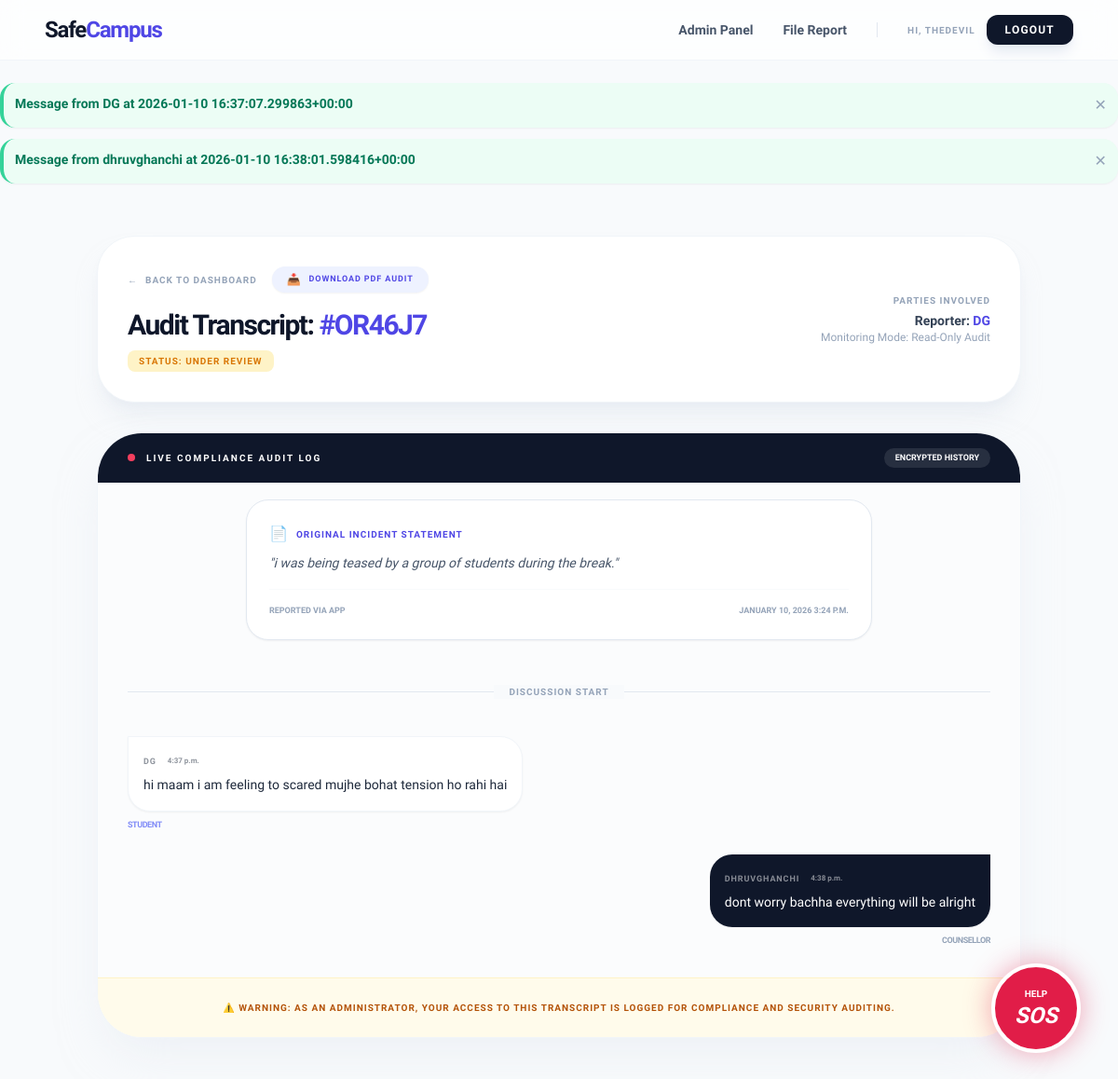
/admin-chat/4/ (signed in), run on an earlier commit of the app's database.
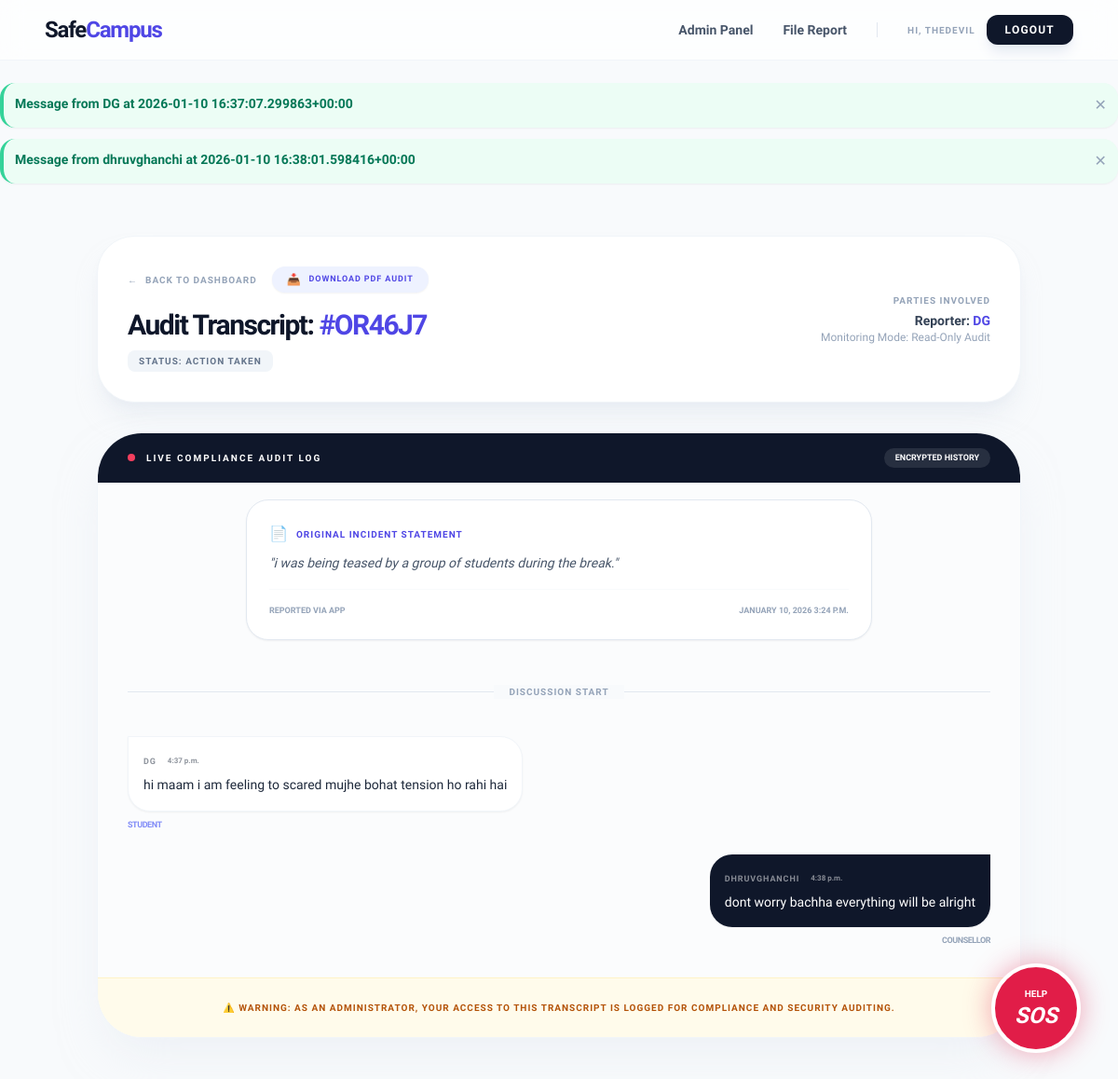
And on a later commit of the database.
### core/models.py (models this page shows, shortened)
class Incident(models.Model):
    STATUS_CHOICES = (
        ('New', 'New'),
        ('Under Review', 'Under Review'),
        ('Action Taken', 'Action Taken'),
        ('Resolved', 'Resolved'),
    )
    voice_recording = models.FileField(upload_to='sos_recordings/', null=True, blank=True)
    is_emergency = models.BooleanField(default=False)
    sentiment_score = models.FloatField(default=0.0)
    case_token = models.CharField(max_length=10, unique=True, null=True, blank=True)
    title = models.CharField(max_length=200)
    description = models.TextField()
    location = models.CharField(max_length=100)
    reported_at = models.DateTimeField(auto_now_add=True)
    updated_at = models.DateTimeField(auto_now=True)
    incident_date = models.DateTimeField()
    status = models.CharField(max_length=20, choices=STATUS_CHOICES, default='New')
    evidence = models.FileField(upload_to='evidence/%Y/%m/%d/', null=True, blank=True)
    internal_notes = models.TextField(blank=True, null=True)
    is_anonymous = models.BooleanField(default=False)
    is_identity_revealed = models.BooleanField(default=False)
    reporter = models.ForeignKey(User, on_delete=models.SET_NULL, null=True, blank=True)
    class Meta:
        ordering = ['-is_emergency', '-updated_at']

class User(AbstractUser):
    ROLE_CHOICES = (
        ('student', 'Student'),
        ('counsellor', 'Counsellor'),
        ('admin', 'Admin'),
    )
    role = models.CharField(max_length=20, choices=ROLE_CHOICES, default='student')

### core/views.py (the view, shortened to what this page needs)
# urls.py: path('admin-chat/<int:incident_id>/', views.admin_chat_view, name='admin_chat_view'),
@login_required
def admin_chat_view(request, incident_id):
    if request.user.role != 'admin' and not request.user.is_superuser:
        return HttpResponseForbidden("Forbidden: admin access only")
    incident = get_object_or_404(Incident, id=incident_id)
    chat_messages = Message.objects.filter(incident=incident).order_by('created_at')
    return render(request, 'core/admin_chat_view.html', {
        'incident': incident,
        'messages': chat_messages
    })

### core/models.py (called while the page is built)
    def __str__(self):
        return f"Message from {self.sender.username} at {self.created_at}"

### core/templates/core/admin_chat_view.html (shortened to what the changed rows need)
{% extends 'core/base.html' %}
{% block content %}
<div class="max-w-5xl mx-auto px-4 py-8">
    <div class="bg-white rounded-[2.5rem] shadow-xl shadow-slate-200/50 border border-slate-100 p-8 mb-8">
        <div class="flex flex-col md:flex-row justify-between items-start md:items-center gap-6">
            <div>
                <h2 class="text-3xl font-black text-slate-900 tracking-tighter leading-tight">
                    Audit Transcript: <span class="text-indigo-600">#{{ incident.case_token|default:incident.id }}</span>
                </h2>
                <div class="flex items-center gap-3 mt-2">
                    <span class="px-3 py-1 rounded-lg text-[10px] font-black uppercase tracking-widest
                        {% if incident.status == 'New' %}bg-indigo-100 text-indigo-600
                        {% elif incident.status == 'Under Review' %}bg-amber-100 text-amber-600
                        {% elif incident.status == 'Resolved' %}bg-emerald-100 text-emerald-600
                        {% else %}bg-slate-100 text-slate-500{% endif %}">
                        Status: {{ incident.status }}
                    </span>
                </div>
            </div>
            <div class="flex flex-col items-end text-right">
                <p class="text-sm font-bold text-slate-700">
                    Reporter: <span class="text-indigo-600">{% if incident.is_anonymous and not incident.is_identity_revealed %}Identity Shielded{% else %}{{ incident.reporter.username }}{% endif %}</span>
                </p>
            </div>
        </div>
    </div>
    <div class="bg-white rounded-[3rem] shadow-2xl shadow-slate-200/50 border border-slate-100 overflow-hidden flex flex-col h-[650px]">
        <div id="audit-window" class="flex-1 p-8 overflow-y-auto space-y-6 bg-slate-50/50 no-scrollbar">
            <div class="flex justify-center mb-8">
                <div class="max-w-2xl w-full bg-white border border-slate-200 rounded-3xl p-6 shadow-sm">
                    <p class="text-[10px] font-black text-indigo-600 uppercase tracking-widest mb-2 flex items-center gap-2">
                        <span class="text-base">📄</span> Original Incident Statement
                    </p>
                    <p class="text-sm text-slate-600 italic leading-relaxed">"{{ incident.description }}"</p>
                    <div class="mt-4 pt-4 border-t border-slate-50 flex justify-between text-[9px] font-bold text-slate-400 uppercase">
                        <span>Reported via App</span>
                        <span>{{ incident.reported_at|date:"F d, Y P" }}</span>
                    </div>
                </div>
            </div>
        </div>
    </div>
</div>
{% endblock %}

What changed in the data, as far as the page shows it:
changed Incident "OR46J7": status "UNDER REVIEW" → "ACTION TAKEN"
